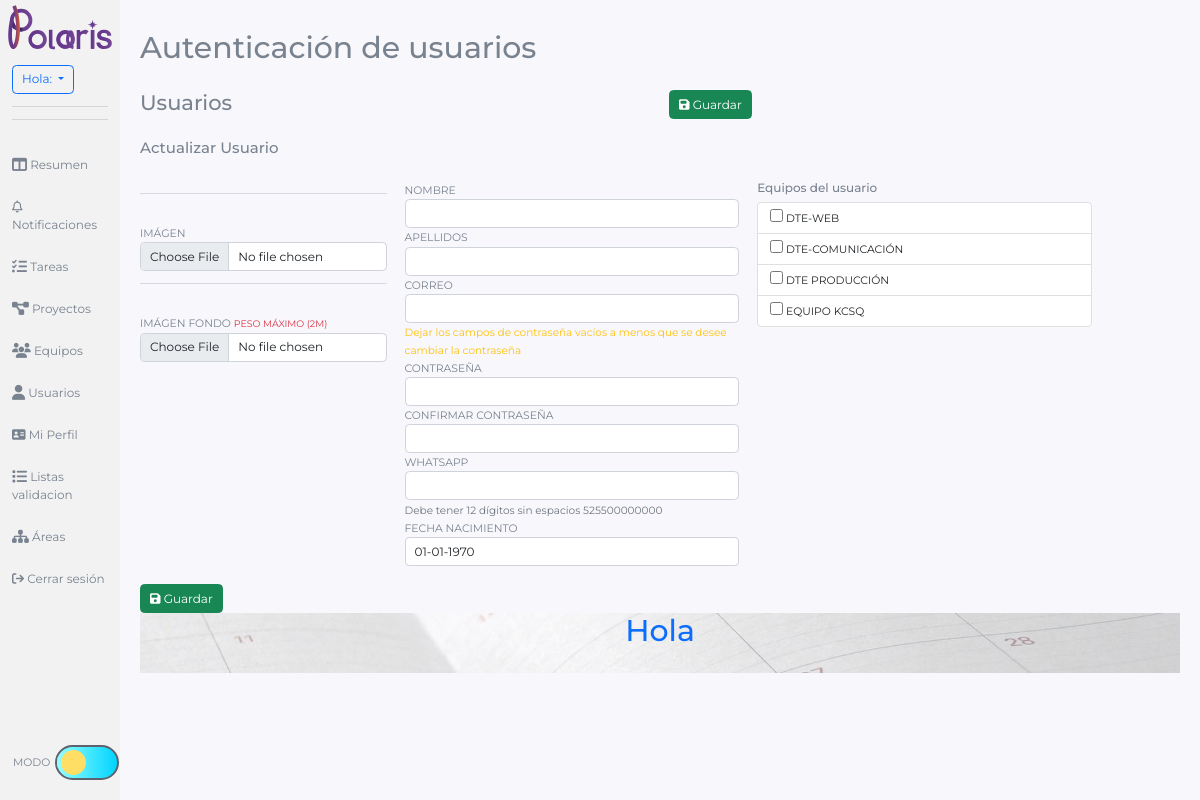
The app's page /index.php/usuarios_inicio/actualizar, older data.
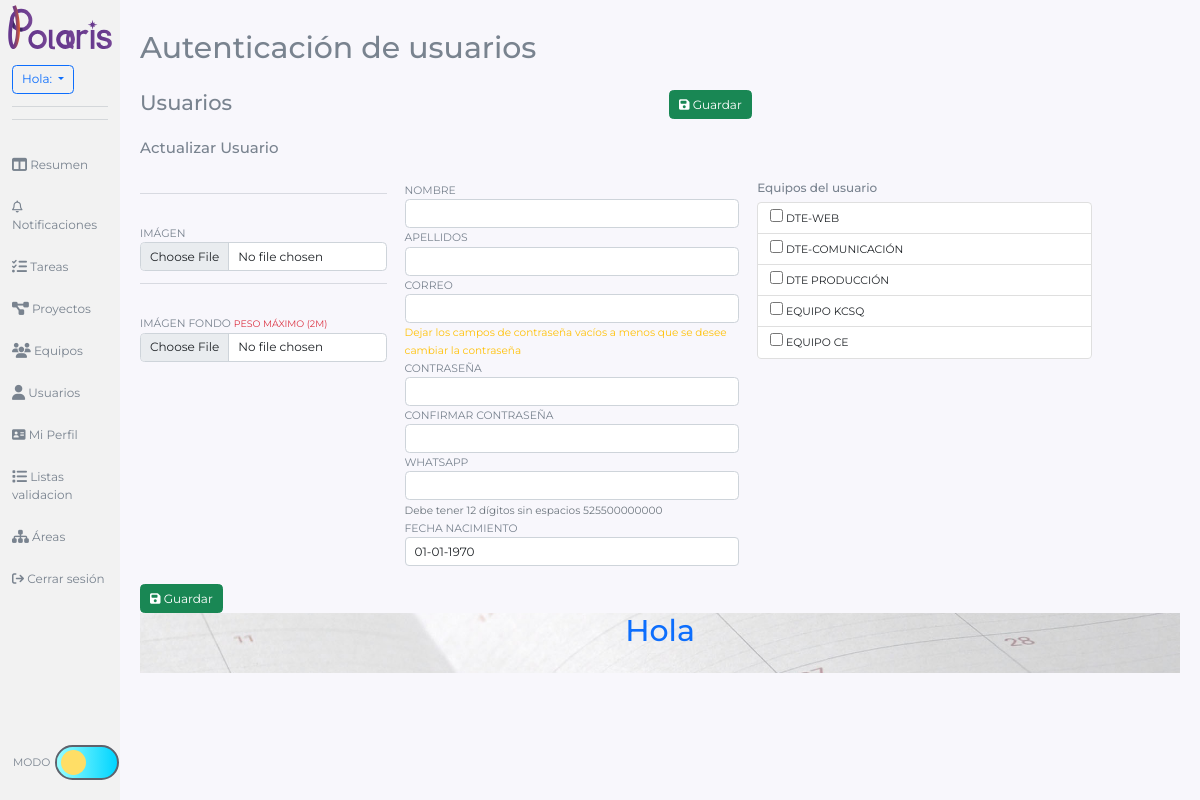
The same page, newer data.
### tables this page shows
CREATE TABLE `equipos` (
  `ID_EQUIPO` int(11) NOT NULL AUTO_INCREMENT,
  `ID_AREA` int(11) NOT NULL DEFAULT 1,
  `EQUIPO_NOMBRE` varchar(255) NOT NULL,
  `URL` varchar(255) NOT NULL,
  `EQUIPO_DESCRIPCION` text NOT NULL,
  `IMAGEN` varchar(255) NOT NULL DEFAULT 'default.jpg',
  `IMAGEN_FONDO` varchar(255) NOT NULL DEFAULT 'fondo_default.jpg	',
  `COLOR` varchar(255) NOT NULL DEFAULT 'primary',
  `TIPO` varchar(255) NOT NULL DEFAULT 'general',
  `ESTADO` varchar(255) NOT NULL DEFAULT 'activo',
  `ORDEN` int(11) NOT NULL DEFAULT 0,
  PRIMARY KEY (`ID_EQUIPO`)
);

### application/controllers/Usuarios_Inicio.php (called while the page is built, shortened)
<?php
class Usuarios_Inicio extends CI_Controller {
	public function __construct(){
		$this->data['op'] = opciones_default();
		if($this->agent->is_mobile()){
			$this->data['dispositivo']  = "";
		}else{
			$this->data['dispositivo']  = "";
		}
		$this->load->model('UsuariosModel');
		$this->load->model('AutenticacionModel');
		$this->data['titulo']  = 'Autenticación de usuarios';
		$this->data['fecha_inicio'] = verificar_variable('GET','fecha_inicio',date('d-m-Y', strtotime(date('d-m-Y').' -15 days')));
		$this->data['fecha_fin'] = verificar_variable('GET','fecha_fin',date('Y-m-d H:i:s', strtotime(date('Y-m-d H:i:s').' +15 days')));
		if(isset($_SESSION['usuario']['configuraciones']['modo_noche'])){
			$modo_noche = $_SESSION['usuario']['configuraciones']['modo_noche'];
		}else{
			$modo_noche='no';
		}
		if ($modo_noche=='si') {
			$this->data['modo'] = 'noche';
		}else{
			$this->data['modo'] = 'dia';
		}
	}
	public function actualizar()
	{
		$this->form_validation->set_rules('UsuarioNombre', 'Nombre', 'required', array('required' => 'Debes escribir tu %s.'));
		$this->form_validation->set_rules('UsuarioApellidos', 'Apellidos', 'required', array('required' => 'Debes escribir tus %s.'));
		$this->form_validation->set_rules('UsuarioCorreo', 'Correo Electrónico', 'required|valid_email', array(
			'required' => 'Debes escribir tu %s.',
			'valid_email' => 'Debes escribir una dirección de correo valida.'
		));
		if($this->form_validation->run())
		{
			if(!empty($_FILES['Imagen']['name'])){
				$archivo = $_FILES['Imagen']['tmp_name'];
				$ancho = $this->data['op']['ancho_imagenes_publicaciones'];
				$alto = $this->data['op']['alto_imagenes_publicaciones'];
				$corte = 'corte';
				$extension = '.jpg';
				$tipo_imagen = 'image/jpeg';
				$calidad = 80;
				$nombre = 'equipo-'.uniqid();
				$destino = $this->data['op']['ruta_imagenes'].'usuarios/';
				$imagen = subir_imagen($archivo,$ancho,$alto,$corte,$extension,$tipo_imagen,$calidad,$nombre,$destino);
			}else{
				$imagen = $this->input->post('ImagenActual');
			}
			if(!empty($_FILES['ImagenFondo']['name'])){
				$archivo = $_FILES['ImagenFondo']['tmp_name'];
				$ancho = '1920';
				$alto = '1080';
				$corte = 'corte';
				$extension = '.jpg';
				$tipo_imagen = 'image/jpeg';
				$calidad = 80;
				$nombre = 'usuario-'.uniqid();
				$destino = $this->data['op']['ruta_imagenes'].'usuarios/';
				$imagen_fondo = subir_imagen($archivo,$ancho,$alto,$corte,$extension,$tipo_imagen,$calidad,$nombre,$destino);
			}else{
				$imagen_fondo = $this->input->post('ImagenFondoActual');
			}
			$parametros = [
				'USUARIO_NOMBRE' => $this->input->post('UsuarioNombre'),
				'USUARIO_APELLIDOS' => $this->input->post('UsuarioApellidos'),
				'USUARIO_CORREO' => $this->input->post('UsuarioCorreo'),
				'USUARIO_TELEFONO' => $this->input->post('UsuarioTelefono'),
				'IMAGEN' => $imagen,
				'IMAGEN_FONDO' => $imagen_fondo,
				'COLOR' => $this->input->post('UsuarioColor'),
				'USUARIO_FECHA_NACIMIENTO' => date('Y-m-d', strtotime($this->input->post('UsuarioFechaNacimiento'))),
				'FECHA_ACTUALIZACION' => date('Y-m-d H:i:s'),
				'TIPO' => $this->input->post('Tipo')
			];
			$nuevo_pass = verificar_variable('POST','UsuarioPass','');
			if(!empty($nuevo_pass)){
				$pass = password_hash($this->input->post('UsuarioPass'), PASSWORD_DEFAULT);
				$parametros['USUARIO_PASSWORD'] = $pass;
			}
			$this->GeneralModel->actualizar('usuarios',['ID_USUARIO'=>$this->input->post('Identificador')],$parametros);
			$this->GeneralModel->borrar('meta_datos',['ID_OBJETO'=>$this->input->post('Identificador'),'TIPO_OBJETO'=>'usuario']);
			if(!empty($_POST['Meta'])){
				foreach($_POST['Meta'] as $nombre => $valor){
					$parametros_meta = array(
						'ID_OBJETO'=>$this->input->post('Identificador'),
						'DATO_NOMBRE'=>$nombre,
						'DATO_VALOR'=>$valor,
						'TIPO_OBJETO'=>'usuario',
					);
					$this->GeneralModel->crear('meta_datos',$parametros_meta);
				}
			}
			$this->GeneralModel->borrar('equipos_usuarios',['ID_USUARIO'=>$this->input->post('Identificador')]);
			if(isset($_POST['EquiposUsuarios'])&&!empty($_POST['EquiposUsuarios'])){
				foreach($_POST['EquiposUsuarios'] as $equipo){
					$parametros = array(
						'ID_USUARIO' => $this->input->post('Identificador'),
						'ID_EQUIPO' => $equipo
					);
					$this->GeneralModel->crear('equipos_usuarios',$parametros);
				}
			}
			redirect(base_url('index.php/usuarios/detalles?id='.$this->input->post('Identificador')));
		}else{
			$this->data['usuario'] = $this->GeneralModel->detalles('usuarios',['ID_USUARIO'=>$_SESSION['usuario']['id']]);
			$this->data['meta'] = $this->GeneralModel->lista('meta_datos','',['ID_OBJETO'=>$_GET['id'],'TIPO_OBJETO'=>'usuario'],'','','');
			$this->data['meta_datos'] = array(); foreach($this->data['meta'] as $m){ $this->data['meta_datos'][$m->DATO_NOMBRE]= $m->DATO_VALOR; }
			$this->load->view($this->data['op']['plantilla'].$this->data['dispositivo'].'/front/headers/header_principal',$this->data);
			$this->load->view($this->data['op']['plantilla'].$this->data['dispositivo'].'/front/usuario_form_actualizar_usuario',$this->data);
			$this->load->view($this->data['op']['plantilla'].$this->data['dispositivo'].'/front/footers/footer_principal',$this->data);
		}
	}
}

### index.php (called while the page is built, shortened)
<?php
require_once BASEPATH.'core/CodeIgniter.php';

### application/models/GeneralModel.php (called while the page is built, shortened)
<?php
class GeneralModel extends CI_Model {
  function conteo($tabla,$tablas_join,$parametros_or,$parametros_and){
    if(!empty($parametros_and)){
      $this->db->group_start();
      $this->db->where($parametros_and);
      $this->db->group_end();
    }
    $query = $this->db->count_all_results($tabla);
    return $query;
  }
 function lista($tabla,$parametros_or,$parametros_and,$orden,$limite,$offset){
   if(!empty($parametros_and)){
     $this->db->group_start();
     $this->db->where($parametros_and);
     $this->db->group_end();
   }
    $query = $this->db->get($tabla);
    return $query->result();
  }
}
?>

### application/views/default/front/usuario_form_actualizar_usuario.php (the view, shortened to what the rows shown need)
<form action="<?php echo base_url('index.php/usuarios/actualizar') ?>" method="post" enctype="multipart/form-data">
	<div class="row mb-4">
		<div class="col-12 col-md-4">
			<?php
				$equipos = $this->GeneralModel->lista('equipos','',['ESTADO'=>'activo'],'','','');
				$usuarios_asignados = array();
				?>
			<ul class="list-group">
				<?php foreach($equipos as $equipo){ ?>
				<li  class="list-group-item text-dark">
						<label class="form-check-label" >
							<input type="checkbox" class="" name="EquiposUsuarios[]"
							value="<?php echo $equipo->ID_EQUIPO; ?>"
							<?php if(in_array($equipo->ID_EQUIPO,$usuarios_asignados)){ echo "checked"; } ?>
							>
							<?php echo $equipo->EQUIPO_NOMBRE; ?></label>
				</li>
			<?php } ?>
			</ul>
		</div>
	</div>
</form>
<div class="jumbotron jumbotron-fluid mb-3 pb-4 bg-primary overlay overlay-black position-relative" style="background-size:cover; background-position: center; background-image:url(<?php echo base_url('assets/img/main_bg.jpg'); ?>">
	<div class="container text-white h-100 tofront">
		<div class="row align-items-center justify-content-center text-center">
			<div class="col-md-10">
				<h1 class="text-primary">  Hola <?php echo $_SESSION['usuario']['nombre']; ?></h1>
			</div>
		</div>
	</div>
</div>

Row changes from the older to the newer data that the page shows:
added equipos: EQUIPO_NOMBRE "EQUIPO CE"
